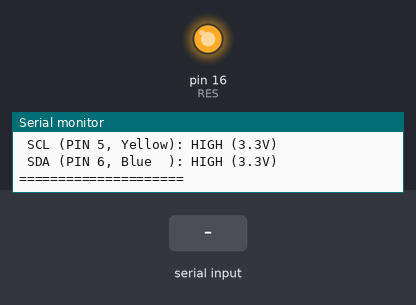
Bench run of a sketch on a simulated Arduino Mega 2560, built with avr-gcc and run on an emulated ATmega2560. Shown: output pins drawn as LEDs (lit = HIGH), the last lines printed to the serial monitor. The test bench sets the inputs (shaded band). Pins used as bus, display or sensor lines are not drawn.

Above: at 2.7 s.
2.8 s: "r" received over Serial
At 4.0 s:
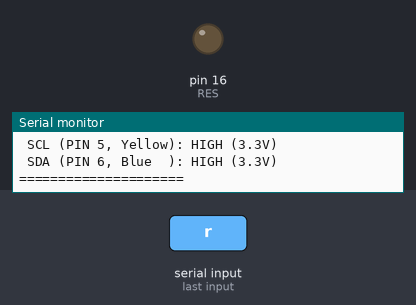
4.3 s: "H" received over Serial
At 5.3 s:
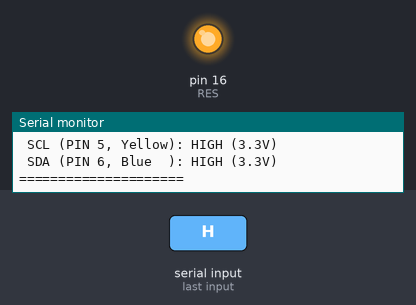
Timing chart, 0 to 7.3 s (numbered marks = the images above; inputs shaded):
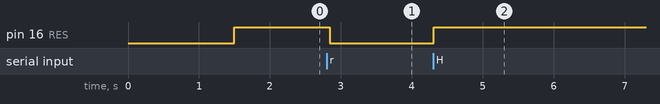

Measured:
- after the input at 2.8 s, pin 16 (RES): HIGH → LOW after 0.05 s
- after the input at 4.3 s, pin 16 (RES): LOW → HIGH at once

The sketch:

signal_check.ino
```cpp
/*
 * Interactive Signal Control
 *
 * Default: all signals HIGH
 * Send single char via serial to control:
 *   r = RES toggle  (GPIO16 -> E-Paper PIN 2, White)
 *   d = D/C toggle  (GPIO17 -> E-Paper PIN 3, Orange)
 *   c = CS toggle   (GPIO5  -> E-Paper PIN 4, Green)
 *   s = SCL toggle  (GPIO18 -> E-Paper PIN 5, Yellow)
 *   a = SDA toggle  (GPIO23 -> E-Paper PIN 6, Blue)
 *   H = ALL HIGH
 *   L = ALL LOW
 *   ? = show status
 */

#define RES  16
#define DC   17
#define CS   5
#define SCL  18
#define SDA  23

int s_res = HIGH, s_dc = HIGH, s_cs = HIGH, s_scl = HIGH, s_sda = HIGH;

void apply() {
  digitalWrite(RES, s_res);
  digitalWrite(DC,  s_dc);
  digitalWrite(CS,  s_cs);
  digitalWrite(SCL, s_scl);
  digitalWrite(SDA, s_sda);
}

void show_status() {
  Serial.println();
  Serial.println("=== Current State ===");
  Serial.print(" RES (PIN 2, White ): "); Serial.println(s_res ? "HIGH (3.3V)" : "LOW (0V)");
  Serial.print(" D/C (PIN 3, Orange): "); Serial.println(s_dc  ? "HIGH (3.3V)" : "LOW (0V)");
  Serial.print(" CS  (PIN 4, Green ): "); Serial.println(s_cs  ? "HIGH (3.3V)" : "LOW (0V)");
  Serial.print(" SCL (PIN 5, Yellow): "); Serial.println(s_scl ? "HIGH (3.3V)" : "LOW (0V)");
  Serial.print(" SDA (PIN 6, Blue  ): "); Serial.println(s_sda ? "HIGH (3.3V)" : "LOW (0V)");
  Serial.println("=====================");
}

void setup() {
  Serial.begin(115200);
  delay(1500);

  pinMode(RES, OUTPUT);
  pinMode(DC,  OUTPUT);
  pinMode(CS,  OUTPUT);
  pinMode(SCL, OUTPUT);
  pinMode(SDA, OUTPUT);

  apply();

  Serial.println();
  Serial.println("==========================================");
  Serial.println(" Interactive Signal Control");
  Serial.println("==========================================");
  Serial.println(" Commands:");
  Serial.println("  r = RES toggle    (PIN 2)");
  Serial.println("  d = D/C toggle    (PIN 3)");
  Serial.println("  c = CS  toggle    (PIN 4)");
  Serial.println("  s = SCL toggle    (PIN 5)");
  Serial.println("  a = SDA toggle    (PIN 6)");
  Serial.println("  H = ALL HIGH");
  Serial.println("  L = ALL LOW");
  Serial.println("  ? = show status");
  Serial.println("==========================================");

  show_status();
}

void loop() {
  if (Serial.available()) {
    char c = Serial.read();
    bool changed = true;

    switch (c) {
      case 'r': s_res = !s_res; break;
      case 'd': s_dc  = !s_dc;  break;
      case 'c': s_cs  = !s_cs;  break;
      case 's': s_scl = !s_scl; break;
      case 'a': s_sda = !s_sda; break;
      case 'H': s_res = s_dc = s_cs = s_scl = s_sda = HIGH; break;
      case 'L': s_res = s_dc = s_cs = s_scl = s_sda = LOW;  break;
      case '?': break;
      default: changed = false;
    }

    if (changed) {
      apply();
      show_status();
    }
  }
  delay(50);
}
```
